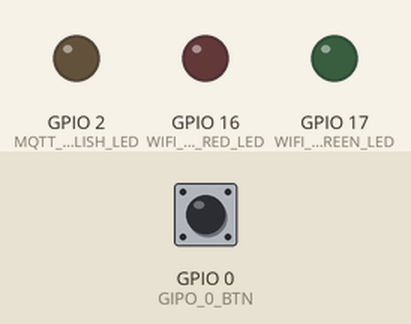
This sketch was run on a simulated ESP32. Parts: output pins drawn as LEDs (lit = HIGH). The test bench sets the inputs (shaded band); at power-on: GPIO 0 (GIPO_0_BTN) HIGH. WiFi joins after 1.5 s; servers stay silent unless stated; what the sketch prints to the serial monitor is not drawn.

Above: at 0.1 s.
At 2.7 s:
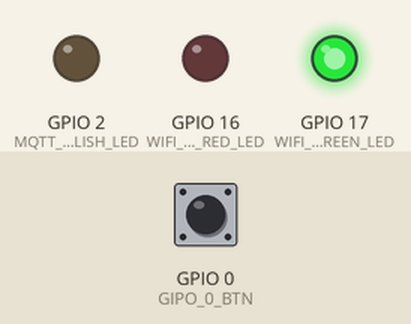
2.8 s: GPIO 0 (GIPO_0_BTN) pulled LOW for 1 s
At 4.3 s:
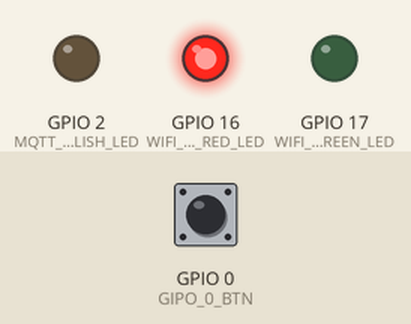
Timing chart, 0 to 5.8 s (numbered marks = the images above; inputs shaded):
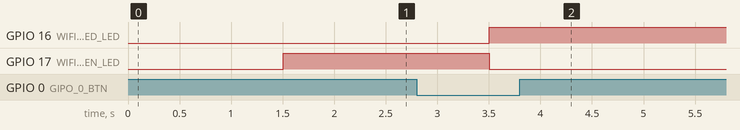

The sketch:

Lab6_MQTT.ino
```cpp
#include "WiFiController.h"
#include "MqttController.h"

// GPIO Port 定義
int GIPO_0_BTN = 0;

void setup()
{
  Serial.begin(115200);

  WIFI.connect();

  MQTT.init();
  MQTT.receive(mqttReciveCallback);
}

void loop()
{
  vTaskDelay(2000 / portTICK_PERIOD_MS); // 暫停 2 秒

  // 若偵測到按下 GPIO 0 按鈕，則關閉 WiFi & MQTT 連線
  if (digitalRead(GIPO_0_BTN) == LOW)
  {
    MQTT.close();
    WIFI.close();
  }

  if(WIFI.connected()) MQTT.connect();
  MQTT.publish("Hello MQTT, I am ESP32.");

  // 若要接收訊息，必須定期呼叫以便和伺服器保持連線
  // 若不須接收訊息，則可以註解底下這行
  MQTT.loop();
}

void mqttReciveCallback(String topic, String message)
{
  Serial.print("MQTT Callback : ");
  Serial.println(message);
}
```

MqttController.cpp
```cpp
#include "MqttController.h"

MqtCallback _callbackEvent;

MqttController::MqttController() : _client(_espClient)
{
  // 檢查MQTT 訊號發送的 LED 連線成功狀態的腳位是否有設定
  if (MQTT_GPIO_PUBLISH_LED != -1)
    pinMode(MQTT_GPIO_PUBLISH_LED, OUTPUT);
}

void MqttController::init()
{
  _client.setServer(MQTT_SERVER, MQTT_PORT);
}

void MqttController::connect()
{
  // 檢查連線狀態
  while(!_client.connected())
  {
    // 訂閱 channel
    if (_client.connect(MQTT_ID))
      _client.subscribe(MQTT_DEFAULT_TOPIC);
  }
}

void MqttController::publish(const char* payload)
{
  bool wifiConntected = WiFi.status() == WL_CONNECTED;
  if(!wifiConntected || !connected()) return;

  // Serial.print("publish : ");
  // Serial.println(payload);

  if(MQTT_GPIO_PUBLISH_LED != -1)
    digitalWrite(MQTT_GPIO_PUBLISH_LED, HIGH);

  _client.publish(MQTT_DEFAULT_TOPIC, payload);
  _client.loop();

  vTaskDelay(200 / portTICK_PERIOD_MS); // 暫停 0.2 秒
  if(MQTT_GPIO_PUBLISH_LED != -1)
    digitalWrite(MQTT_GPIO_PUBLISH_LED, LOW);
}

void MqttController::receive(MqtCallback callback)
{
  _callbackEvent = callback;
  _client.setCallback(_callback);
}

void MqttController::loop()
{
  if(!connected()) return;
  _client.loop();
}

void MqttController::close()
{
  _client.disconnect();
}

bool MqttController::connected()
{
  return _client.connected();
}

void MqttController::_callback(char* topic, byte* message, unsigned int length)
{
  String messageTemp;

  // 封包內的資料
  for (int i = 0; i < length; i++)
  {
    messageTemp += (char)message[i];
  }

  _callbackEvent(String(topic), messageTemp);
}

MqttController MQTT;
 
```

MqttController.h
```cpp
#ifndef LawrenceLib_MqttController_H
#define LawrenceLib_MqttController_H

// MQTT 連線設定
#define MQTT_SERVER "broker.emqx.io"
#define MQTT_PORT 1883

// MQTT 連線 ID
#define MQTT_ID "Lawrence"
// MQTT 預設主題
#define MQTT_DEFAULT_TOPIC "primeeagle/esp32"

// MQTT 訊號發送的 LED Pin（預設為 -1，表示不使用 LED 顯示， 2 使用內建藍色 LED）
#define MQTT_GPIO_PUBLISH_LED 2

#include "Arduino.h"
#include <WiFi.h>
#include <PubSubClient.h>

typedef void (*MqtCallback)(String topic, String message);

class MqttController
{
  public:
    /** 建構子 */
    MqttController();

    /** 初始化 MQTT */
    void init();

    /** 連接 MQTT */
    void connect();

    /** 發佈訊息 */
    void publish(const char* payload);

    /** 接收訊息 */
    void receive(MqtCallback callback);

    /** 定期呼叫以便和伺服器保持連線，以便處理接收到的訊息 */
    void loop();

    /** 關閉 MQTT 連線 */
    void close();

    /** 檢查 MQTT 連線狀態 */
    bool connected();

  private:
    /** 使用 WiFiClient 執行 MQTT */
    WiFiClient _espClient;

    /** 使用 WiFiClient 執行 MQTT */
    PubSubClient _client;

    /** 訂閱主題
     * @param topic 主題
     * @param message 訊息
     * @param length 長度
    */
    static void _callback(char* topic, byte* message, unsigned int length);
};

extern MqttController MQTT;

#endif
```

WiFiController.cpp
```cpp
#include "WiFiController.h"

// 建構子
WiFiController::WiFiController()
{
  // 檢查綠色 LED 連線成功狀態的腳位是否有設定
  if (WIFI_GPIO_GREEN_LED != -1)
    pinMode(WIFI_GPIO_GREEN_LED, OUTPUT);

  // 檢查紅色 LED 連線失敗狀態的腳位是否有設定
  if (WIFI_GPIO_RED_LED != -1)
    pinMode(WIFI_GPIO_RED_LED, OUTPUT);

  setWiFiLEDStatus(false);
}

// 連接 WiFi
void WiFiController::connect()
{
  if (WIFI_SSID == NULL || WIFI_PASSWORD == NULL)
  {
    Serial.println("[WiFi] 錯誤：未提供 SSID 或密碼！");
    return;
  }

  Serial.println();
  Serial.print("[WiFi] 連線至 ");
  Serial.println(WIFI_SSID);

  WiFi.begin(WIFI_SSID, WIFI_PASSWORD);

  // 會嘗試大約 10 秒 (20x 500ms)
  int tryDelay = 500;
  int numberOfTries = 20;

  // 等待 WiFi 連線狀態
  while (true)
  {
      switch(WiFi.status())
      {
          case WL_NO_SSID_AVAIL:
              Serial.println("[WiFi] 未找到 SSID");
              setWiFiLEDStatus(false);
              break;
          case WL_CONNECT_FAILED:
              Serial.println("[WiFi] 失敗 - 未連線至 WiFi！");
              setWiFiLEDStatus(false);
              return;
              break;
          case WL_CONNECTION_LOST:
              Serial.println("[WiFi] 連線已中斷");
              setWiFiLEDStatus(false);
              break;
          case WL_SCAN_COMPLETED:
              Serial.println("[WiFi] 掃描已完成");
              setWiFiLEDStatus(false);
              break;
          case WL_DISCONNECTED:
              Serial.println("[WiFi] WiFi 連線已中斷");
              setWiFiLEDStatus(false);
              break;
          case WL_CONNECTED:
              Serial.println("[WiFi] WiFi 連線成功！");
              Serial.print("[WiFi] IP 位址：");
              Serial.println(WiFi.localIP());
              Serial.print("[WiFi] 信號強度：");
              Serial.println(WiFi.RSSI());
              setWiFiLEDStatus(true);
              return;
          default:
              Serial.print("[WiFi] WiFi 連線狀態：");
              Serial.println(WiFi.status());
              setWiFiLEDStatus(true);
              break;
      }
      delay(tryDelay);

      if(numberOfTries <= 0)
      {
          Serial.print("[WiFi] 連線至 WiFi 失敗！");
          // 使用斷開連線功能強制停止連線嘗試
          WiFi.disconnect();
          setWiFiLEDStatus(false);
          return;
      }
      else
      {
          numberOfTries--;
      }
  }
}

// 關閉 WiFi 連線
void WiFiController::close()
{
  Serial.println("[WiFi] 斷開與 WiFi 的連線！");
  if(WiFi.disconnect(true, false) == false) return;

  Serial.println("[WiFi] 已與 WiFi 斷開連線！");

  setWiFiLEDStatus(false);
}

// 檢查 WiFi 連線狀態
bool WiFiController::connected()
{
  return WiFi.status() == WL_CONNECTED ? true : false;
}

void WiFiController::setWiFiLEDStatus(bool greenOn)
{
  if(WIFI_GPIO_GREEN_LED != -1)
    digitalWrite(WIFI_GPIO_GREEN_LED, greenOn ? HIGH : LOW);

  if(WIFI_GPIO_RED_LED != -1)
    digitalWrite(WIFI_GPIO_RED_LED, !greenOn ? HIGH : LOW);
}

WiFiController WIFI;
```

WiFiController.h
```cpp
#ifndef LawrenceLib_WiFiController_H
#define LawrenceLib_WiFiController_H

// 連接實際 WIFI 的帳號密碼
// 本版本寫死帳號密碼很爛，但目的是為了當作試驗範例，後續會希望改成外部輸入版本
#define WIFI_SSID "PrimeEagle"
#define WIFI_PASSWORD "0123456789"

// GreenPin 網路連線成功的 LED Pin（預設為 -1，表示不使用 LED 顯示）
// RedPin 網路連線失敗的 LED Pin（預設為 -1，表示不使用 LED 顯示）
#define WIFI_GPIO_GREEN_LED 17
#define WIFI_GPIO_RED_LED  16

#include <Arduino.h>
#include <WiFi.h>

class WiFiController
{
  public:
    /** 建構子 */
    WiFiController();

    /** 連接 WiFi */
    void connect();

    /** 關閉 WiFi 連線 */
    void close();

    /** 檢查 WiFi 連線狀態 */
    bool connected();

  private:
    /** 設定 LED 燈號狀態 */
    void setWiFiLEDStatus(bool greenOn);
};

extern WiFiController WIFI;

#endif
```

Measured:
- after the input at 2.8 s, GPIO 2 (MQTT_GPIO_PUBLISH_LED): stops changing and stays LOW; GPIO 16 (WIFI_GPIO_RED_LED): LOW → HIGH after 0.71 s; GPIO 17 (WIFI_GPIO_GREEN_LED): HIGH → LOW after 0.71 s
